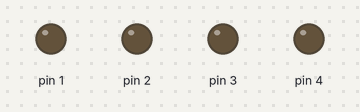
Recording of a sketch running on a simulated Arduino Uno, built with avr-gcc and run on an emulated ATmega328P. Parts: output pins drawn as LEDs (lit = HIGH).

Above: at 0.2 s.
At 1.2 s:
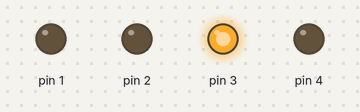
At 2.7 s:
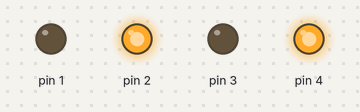
At 5.2 s:
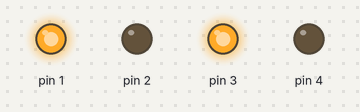
At 7.7 s:
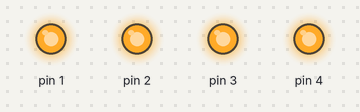
At 10.7 s:
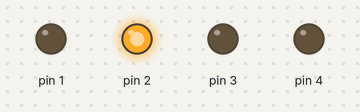
Timing chart, 0 to 11.1 s (numbered marks = the images above):
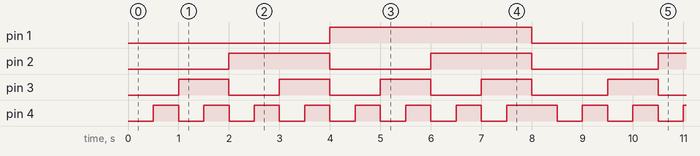

Measured:
- by itself, pin 1: alternates HIGH for 4.0 s and LOW for 4.5 s
- by itself, pin 2: repeats every 8.5 s: LOW 2.0 s, HIGH 2.0 s, LOW 2.5 s, HIGH 2.0 s
- by itself, pin 3: repeats every 8.5 s: 3 × (LOW 1.0 s, HIGH 1.0 s), LOW 1.5 s, HIGH 1.0 s
- by itself, pin 4: repeats every 8.5 s: 6 × (LOW 0.50 s, HIGH 0.50 s), LOW 0.50 s, HIGH 1.0 s, LOW 0.50 s, HIGH 0.50 s

The sketch:

2D_ARRAY.ino
```cpp
 // 1D ARRAY


 //int pattern[]={10,7,4,11};


int digit[16][4]={
{0,0,0,0},//0
{0,0,0,1},//1
{0,0,1,0},//2
{0,0,1,1},//3
{0,1,0,0},//4
{0,1,0,1},//5
{0,1,1,0},//6
{0,1,1,1},//7
{1,0,0,0},//8
{1,0,0,1}, // 9
{1,0,1,0}, // 10
{1,0,1,1}, // 11
{1,1,0,0}, // 12
{1,1,0,1}, // 13
{1,1,1,0}, // 14
{1,1,1,1}, //15

};


 int k,i,l;

 void setup() {


for(k=0;k<4;k++)
{
pinMode(k+1, OUTPUT);

}

 //Serial.begin(9600);
}

 void loop() {


//delay (500);
for(i=0;i<17;i++)
{

 for(l=0;l<4;l++)
 {

  digitalWrite(l+1,digit[i][l]);


  }

 delay (500);
 }


  //delay (100);


    //Serial.println("Frequency is = " );
    //Serial.println(cv );
    //delay(100 );


}
```
